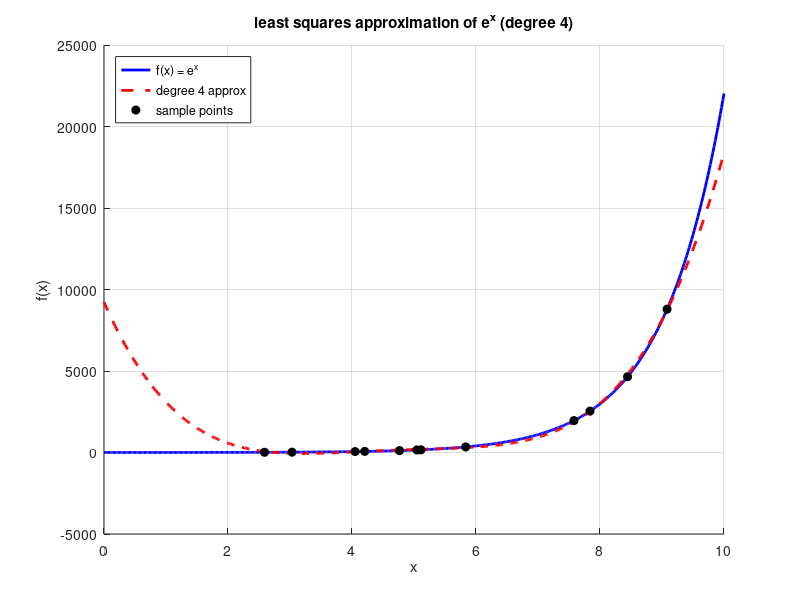

Here is the MATLAB script that generated this plot:
% degree of approx poly
n = 4;

% No of points - 1
m = 11;

% interval
a = 0; b = 10;

% gen 12 random points in [0,10]
rng('default'); % For reproducibility

% sort them to plot better
x_points = sort(a + (b-a)*rand(12,1));

% func vals at these points
f_points = exp(x_points);

% the normal equations
% basis functions are 1, x, x^2, ..., x^n
A = zeros(n+1, n+1);
b_vec = zeros(n+1, 1);

% normal equation matrix and vector
for i = 1:n+1
    for k = 1:n+1
        % <g_i,g_k> = sum_{j=1}^12 x_j^(i-1) * x_j^(k-1) = sum x_j^(i+k-2)
        A(i,k) = sum(x_points.^(i+k-2));
    end
    % <f,g_i> = sum_{j=1}^12 f(x_j) * x_j^(i-1)
    b_vec(i) = sum(f_points .* x_points.^(i-1));
end

% solve the system for coefficients a_i
coefficients = A \ b_vec;

% approx poly func
phi = @(x) polyval(flipud(coefficients), x);

% plot
x_plot = linspace(a, b, 500);
figure;
hold on;

% original function
plot(x_plot, exp(x_plot), 'b-', 'LineWidth', 2, 'DisplayName', 'f(x) = e^x');

% approximation
plot(x_plot, phi(x_plot), 'r--', 'LineWidth', 2, 'DisplayName', sprintf('degree %d approx', n));

% random points
plot(x_points, f_points, 'ko', 'MarkerFaceColor', 'k', 'MarkerSize', 6, 'DisplayName', 'sample points');

% information
xlabel('x');
ylabel('f(x)');
title(sprintf('least squares approximation of e^x (degree %d)', n));
legend('Location', 'northwest');

grid on;
hold off;

% display the polynomial
fprintf('least squares approximating polynomial of degree %d is:\n', n);
for i = 1:n+1
    power = n+1-i;
    if power > 1
        fprintf(' + %.4f*x^%d', coefficients(i), power);
    elseif power == 1
        fprintf(' + %.4f*x', coefficients(i));
    else
        fprintf(' + %.4f', coefficients(i));
    end
end
fprintf('\n');

% compute and display the error
approx_points = phi(x_points);
error = sqrt(sum((f_points - approx_points).^2));
fprintf('root mean square error: %.6f\n', error);
